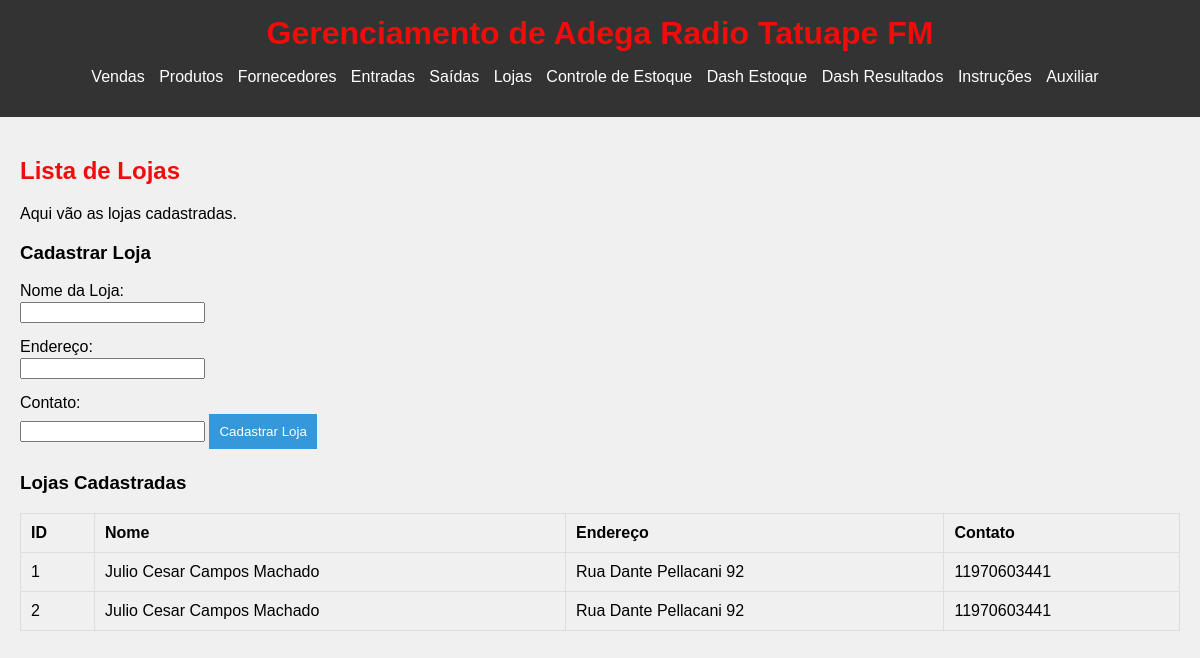
/lojas, run on the app's committed database.
### tables this page shows
CREATE TABLE lojas (
        id INTEGER PRIMARY KEY AUTOINCREMENT,
        nome TEXT NOT NULL,
        endereco TEXT NOT NULL,
        contato TEXT NOT NULL
    );

### app.py (the view)
@app.route('/lojas')
def lista_lojas():
    conn = sqlite3.connect('adega.db')
    cursor = conn.cursor()
    cursor.execute('SELECT * FROM lojas')
    lojas = cursor.fetchall()
    conn.close()
    return render_template('lojas.html', lojas=lojas)

### templates/lojas.html
{% extends "base.html" %}
{% block content %}
<h2>Lista de Lojas</h2>
<p>Aqui vão as lojas cadastradas.</p>
<form action="/loja" method="POST">
    <h3>Cadastrar Loja</h3>
    <label for="nome">Nome da Loja:</label>
    <input type="text" id="nome" name="nome" required>
    <label for="endereco">Endereço:</label>
    <input type="text" id="endereco" name="endereco" required>
    <label for="contato">Contato:</label>
    <input type="text" id="contato" name="contato" required>
    <button type="submit">Cadastrar Loja</button>
</form>
<h3>Lojas Cadastradas</h3>
<table>
    <thead>
        <tr>
            <th>ID</th>
            <th>Nome</th>
            <th>Endereço</th>
            <th>Contato</th>
        </tr>
    </thead>
    <tbody>
        {% for loja in lojas %}
        <tr>
            <td>{{ loja[0] }}</td>
            <td>{{ loja[1] }}</td>
            <td>{{ loja[2] }}</td>
            <td>{{ loja[3] }}</td>
        </tr>
        {% endfor %}
    </tbody>
</table>
{% endblock %}

### static/styles.css (style rules this page uses)
body { font-family: Arial, sans-serif; margin: 20px; }
h1, h2 { color: #f10c0c; }
form { margin-bottom: 20px; }
label { display: block; margin: 5px 0 2px; }
input { margin-bottom: 10px; }
button { background-color: #3498db; color: white; border: none; padding: 10px; cursor: pointer; }
table { width: 100%; border-collapse: collapse; }
body { font-family: Arial, sans-serif; margin: 0; padding: 0; background-color: #f0f0f0; }
th, td { padding: 10px; border: 1px solid #ddd; text-align: left; }

### data on the page
lojas: id "1", nome "Julio Cesar Campos Machado", endereco "Rua Dante Pellacani 92", contato "11970603441"
lojas: id "2", nome "Julio Cesar Campos Machado", endereco "Rua Dante Pellacani 92", contato "11970603441"
